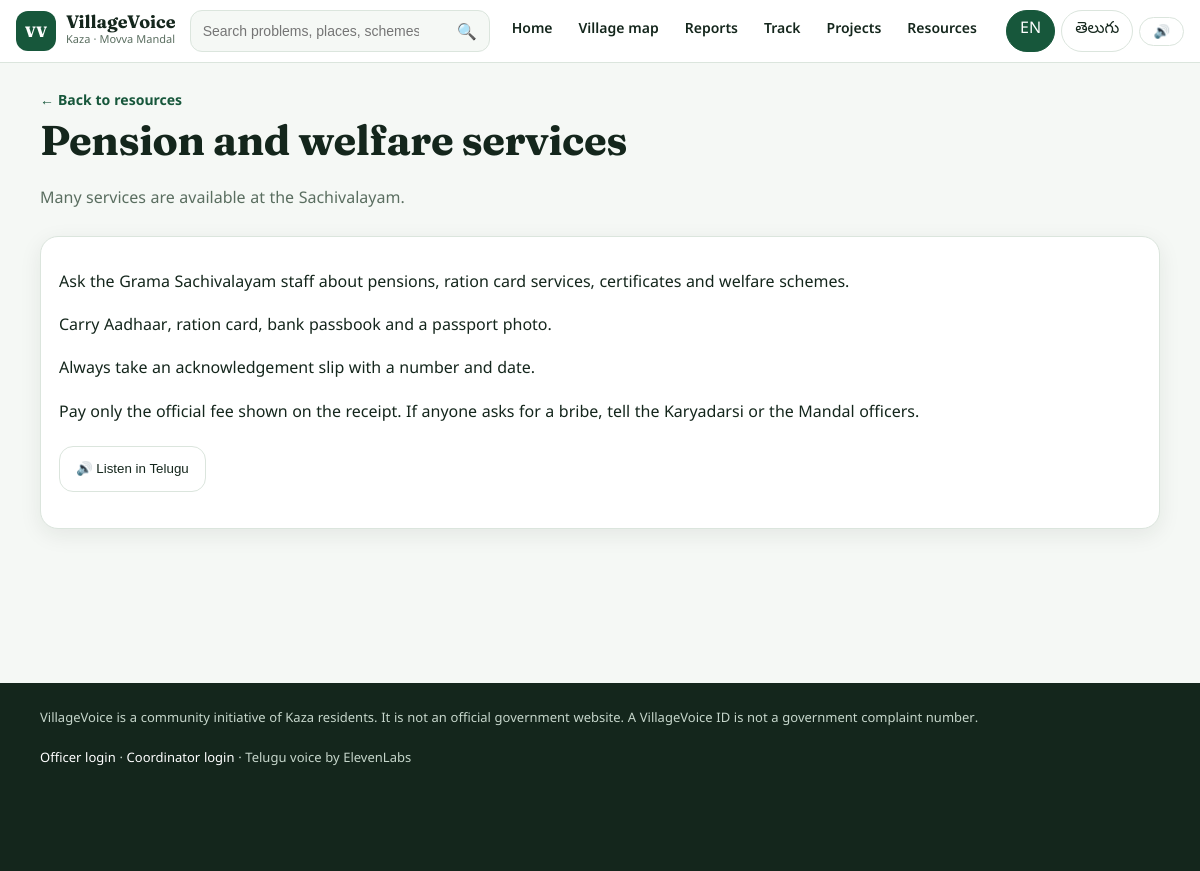
The page /resource/3 on the database its author committed.
### tables this page shows
CREATE TABLE resources(id INTEGER PRIMARY KEY AUTOINCREMENT, title TEXT NOT NULL, title_te TEXT, tag TEXT NOT NULL DEFAULT 'Guide', description TEXT, description_te TEXT, url TEXT, body TEXT, body_te TEXT, sort INTEGER NOT NULL DEFAULT 100, created_at TEXT NOT NULL);

### app.py (the view)
@app.route("/resource/<int:rid>")
def resource(rid):
    r = db.get_resource(rid)
    if not r or not r["body"]: abort(404)
    te = g.lang == "te"
    pick = lambda en, tel: tel if (te and tel) else en
    return render_template("resource.html", r=r, title=pick(r["title"], r["title_te"]), desc=pick(r["description"] or "", r["description_te"]),
                           body=pick(r["body"], r["body_te"]), voice=r["body_te"] or r["body"])

### app.py (called while the page is built)
@app.before_request
def start():
    g.lang = "te" if (request.cookies.get("vv_lang") == "te" or request.headers.get("X-Lang") == "te") else "en"
    session.setdefault("csrf", secrets.token_hex(16))
    if request.method == "POST":
        t = request.form.get("csrf") or request.headers.get("X-CSRF", "")
        if not hmac.compare_digest(t, session["csrf"]): abort(400)

@app.after_request
def finish(r):
    r.headers.update({"X-Content-Type-Options": "nosniff", "X-Frame-Options": "SAMEORIGIN", "Referrer-Policy": "strict-origin-when-cross-origin"})
    if g.get("lang") == "te" and r.mimetype == "text/html" and not r.direct_passthrough:
        r.set_data(translate_html(r.get_data(as_text=True)))
    return r

@app.context_processor
def common():
    return {"villages": VILLAGES, "categories": CATEGORIES, "statuses": STATUSES, "c_status": C_STATUS, "c_status_te": C_STATUS_TE, "icons": ICONS, "kaza": KAZA_DATA, "facilities": FACILITIES, "emergency": EMERGENCY, "kaza_places": KAZA_PLACES, "eleven_on": bool(os.environ.get("ELEVENLABS_API_KEY")), "resources": RESOURCES,
            "lang": g.get("lang", "en"), "csrf": session.get("csrf", ""), "resident": session.get("phone"), "resident_name": session.get("name")}

### database.py (called while the page is built)
def connect():
    c = sqlite3.connect(DB)
    c.row_factory = sqlite3.Row
    return c

def get_resource(rid):
    with connect() as c: return c.execute("SELECT * FROM resources WHERE id=?", (rid,)).fetchone()

### templates/resource.html (shortened to what this page needs)
{% extends "base.html" %}{% block content %}<section class="intro"><a class="quiet" href="/opportunities">← Back to resources</a><h1>{{ title }}</h1><p>{{ desc }}</p></section>
<article class="panel">{% for line in body.split('\n') if line.strip() %}<p>{{ line }}</p>{% endfor %}
<div class="actions"><button type="button" class="outline" data-text="{{ voice }}" onclick="speakTelugu(this)">🔊 Listen in Telugu</button></div></article>{% endblock %}

### static/style.css (style rules this page uses)
:root { --ink:#14261c;--g:#17573b;--g2:#2c7d56;--tint:#e8f3ec;--bg:#f5f8f5;--gold:#f0a81e;--blue:#1f6f8b;--red:#c4492d;--line:#dbe5dd;--mute:#5a6e60;--r:18px;--sh:0 6px 22px #14261c14 }
* { box-sizing:border-box }
html { scroll-behavior:smooth }
body { margin:0;background:var(--bg);color:var(--ink);font:16px/1.7 "Noto Sans Telugu","Noto Sans",system-ui,sans-serif;-webkit-tap-highlight-color:transparent }
h1,h2,h3 { font-family:"Fraunces","Noto Serif Telugu",Georgia,serif;line-height:1.2;margin:0 0 .5em;font-weight:700;letter-spacing:-.01em }
h1 { font-size:clamp(2.1rem,7vw,3.6rem) }
a { color:var(--g);text-decoration:none }
main>*:not(.hero):not(.callout) { max-width:1120px;margin-left:auto;margin-right:auto;width:calc(100% - 32px) }
.outline { display:inline-flex;align-items:center;justify-content:center;gap:6px;min-height:46px;border:1.5px solid var(--line);border-radius:14px;background:#fff;padding:8px 16px;font:700 14px inherit;color:var(--ink);cursor:pointer }
.quiet { font-weight:700;font-size:14px }
.actions { display:flex;gap:12px;flex-wrap:wrap;align-items:center;margin:18px 0 }
.card,.panel,.project,.resources article,.mapcard { background:#fff;border:1px solid var(--line);border-radius:var(--r);padding:18px;box-shadow:var(--sh) }
.intro { padding:26px 0 6px }
.intro h1 { font-size:clamp(1.8rem,5vw,2.6rem) }
.intro p { color:var(--mute);max-width:64ch }
.panel,.filters,.cards,.resources,.maplayout,.adminlayout,.tablepanel,.feed,.chips { margin-bottom:18px }

### rows shown on the page
resources: title "Pension and welfare services", description "Many services are available at the Sachivalayam."

### other values the page prints
{{ line }} "Ask the Grama Sachivalayam staff about pensions, ration card services, certificates and welfare schemes." "Carry Aadhaar, ration card, bank passbook and a passport photo." "Always take an acknowledgement slip with a number and date." "Pay only the official fee shown on the receipt. If anyone asks for a bribe, tell the Karyadarsi or the Mandal officers."
